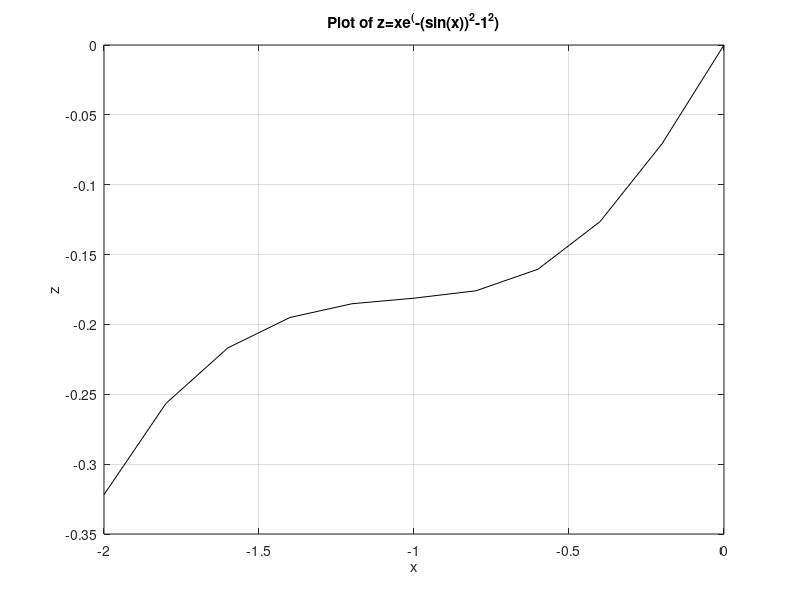

Source code (MATLAB):
% Write an mfile and in that:
% Create a 1D array (row) for x from -2 to 0 with increment of 0.2
% Create another 1D array (row) for y from -1 to 1 with increment of 0.2
% Calculate this function for this range of x and y:
% z=xe(-(sin(x))^2-(sin(y))^2)
% write the values of function z for this range of x and y. For that you need to use fprinf as below:
% fprintf('for %4.2f <x< %4.2f and %4.2f<y<%4.2f we have %4.2f <z< %4.2f \n',x(1),x(end),y(1),y(end),z(1),z(end));
% Now set sin(y)=1 so we will have this new function:
% z_two=xe(-(sin(x))^2-1^2)  
% plot function z_two for the range of x you created above. Include a title (any title you like) and label for your axes and put the line color as black.

x = -2:0.2:0;
y = -1:0.2:1;
z = x.*exp(-(sin(x)).^2-(sin(y)).^2);

fprintf('for %4.2f <x< %4.2f and %4.2f<y<%4.2f we have %4.2f <z< %4.2f \n',x(1),x(end),y(1),y(end),z(1),z(end));

z_two = x.*exp(-(sin(x)).^2-1^2);

figure
plot(x,z_two,'k')
title('Plot of z=xe^(-(sin(x))^2-1^2)')
xlabel('x')
ylabel('z')
grid on